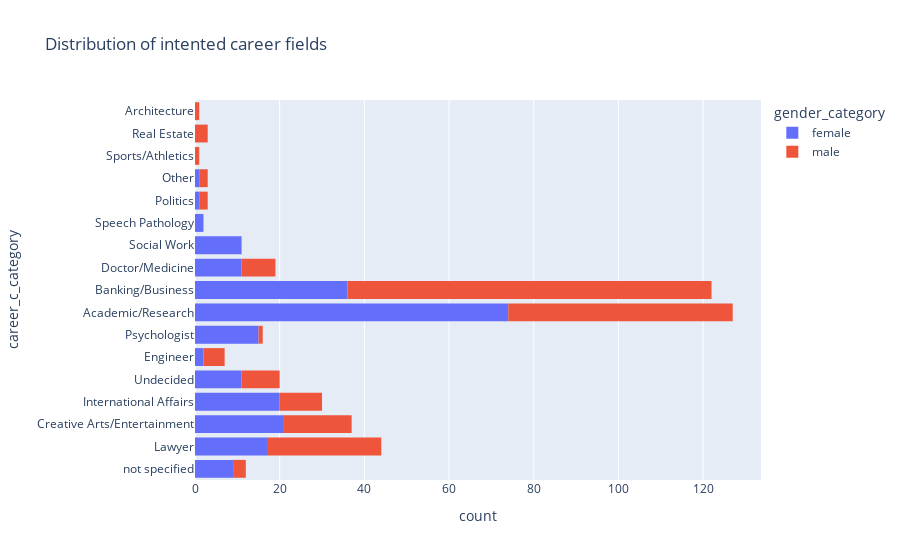

The cell this chart's notebook holds for it:
### Code cell
fig4 = px.histogram(df_unique_id, y = 'career_c_category', color='gender_category', title="Distribution of intented career fields")
fig4.show()

### Figure 1 — Plotly figure (JSON) as saved in the notebook; plotly's stock layout.template omitted (floating-point values rounded to 4 significant figures; data arrays with more than 128 entries replaced by an {"elided": "..."} marker saying what was removed)
{"data": [{"alignmentgroup": "True", "bingroup": "y", "hovertemplate": "gender_category=female<br>count=%{x}<br>career_c_category=%{y}<extra></extra>", "legendgroup": "female", "marker": {"color": "#636efa", "pattern": {"shape": ""}}, "name": "female", "offsetgroup": "female", "orientation": "h", "showlegend": true, "type": "histogram", "xaxis": "x", "y": {"elided": "231 str values"}, "yaxis": "y"}, {"alignmentgroup": "True", "bingroup": "y", "hovertemplate": "gender_category=male<br>count=%{x}<br>career_c_category=%{y}<extra></extra>", "legendgroup": "male", "marker": {"color": "#EF553B", "pattern": {"shape": ""}}, "name": "male", "offsetgroup": "male", "orientation": "h", "showlegend": true, "type": "histogram", "xaxis": "x", "y": {"elided": "227 str values"}, "yaxis": "y"}], "layout": {"barmode": "relative", "legend": {"title": {"text": "gender_category"}, "tracegroupgap": 0}, "title": {"text": "Distribution of intented career fields"}, "xaxis": {"anchor": "y", "domain": [0, 1], "title": {"text": "count"}}, "yaxis": {"anchor": "x", "domain": [0, 1], "title": {"text": "career_c_category"}}}}
